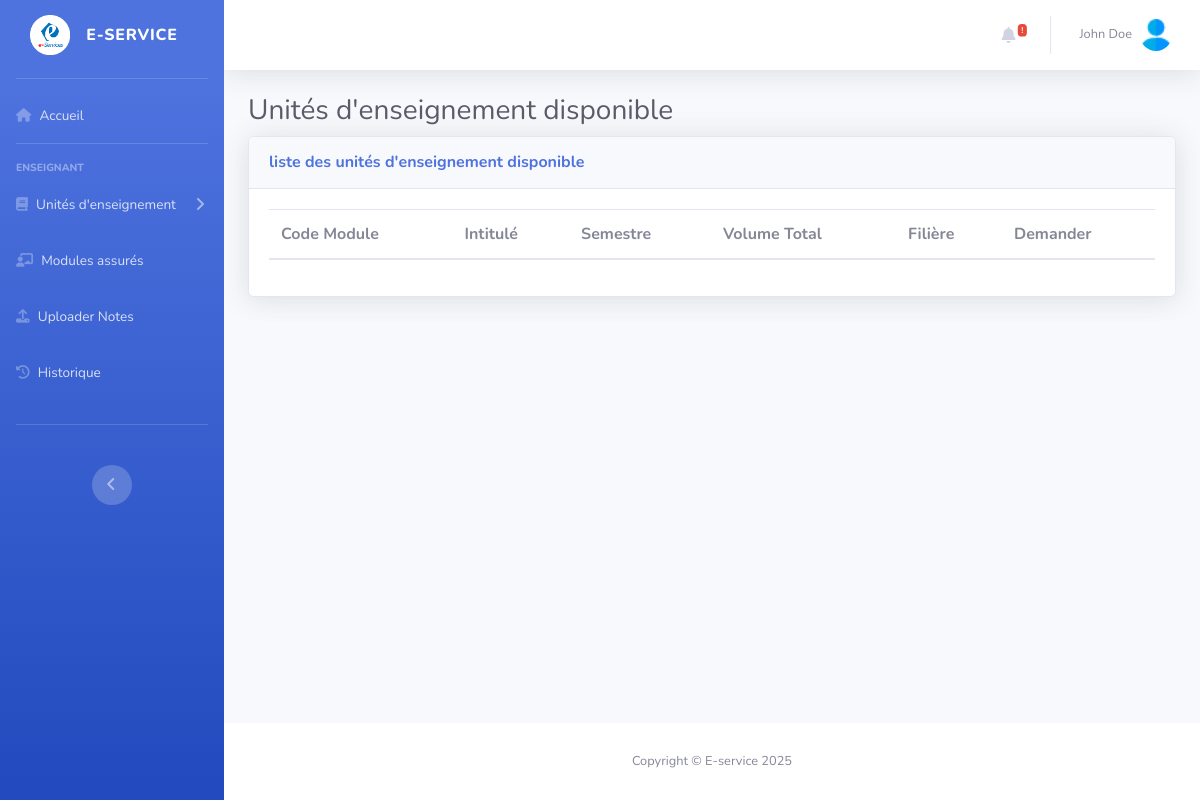
The page /Views/ProfViews/demUe.php (signed in) on the database as committed earlier.
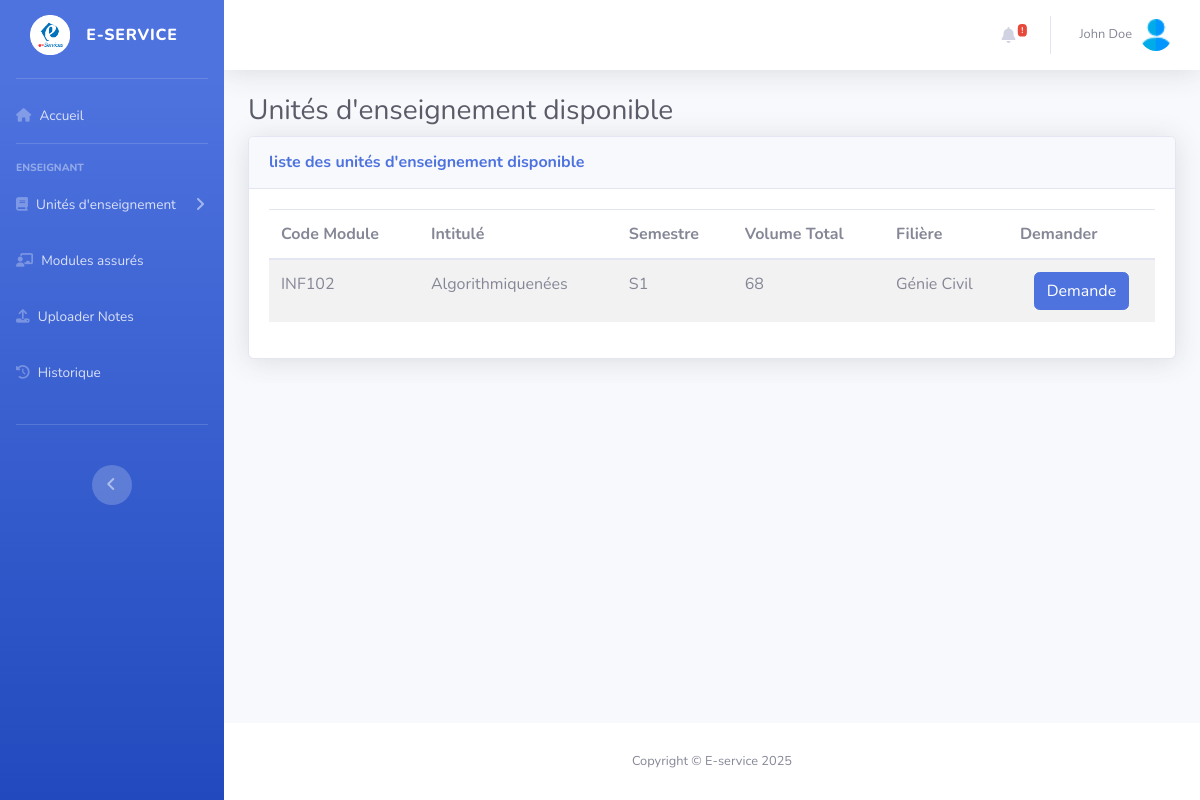
The same page on the database as committed later.
### tables this page shows
CREATE TABLE `units` (
  `id` int(11) NOT NULL,
  `code_module` varchar(10) NOT NULL,
  `intitule` varchar(100) NOT NULL,
  `semestre` varchar(2) NOT NULL,
  `credits` decimal(11,2) NOT NULL,
  `speciality` varchar(50) NOT NULL,
  `departement_id` int(11) NOT NULL,
  `id_filiere` int(11) NOT NULL,
  `statut` tinyint(4) NOT NULL DEFAULT 0,
  `date_creation` datetime NOT NULL DEFAULT current_timestamp()
);

CREATE TABLE `volumehorraire` (
  `id_unit` int(11) NOT NULL,
  `Cours` int(11) NOT NULL,
  `TD` int(11) NOT NULL,
  `TP` int(11) NOT NULL,
  `Autre` int(11) NOT NULL,
  `Evaluation` int(11) NOT NULL,
  `VolumeTotal` int(11) GENERATED ALWAYS AS (`Cours` + `TD` + `TP` + `Autre` + `Evaluation`) STORED
);

CREATE TABLE `filieres` (
  `id` int(11) NOT NULL,
  `label` varchar(100) NOT NULL,
  `acronym` varchar(10) NOT NULL,
  `id_departement` int(11) NOT NULL
);

### Model/database.php (called while the page is built, shortened)
<?php
    function dataBaseConnection(){
        try{
            $pdo=new PDO('mysql:host=localhost;dbname=EserviceDB;port=3306;charset=utf8','root','',array(PDO::ATTR_ERRMODE=>PDO::ERRMODE_EXCEPTION));
        }catch(Exception $e){
            echo $e->getMessage();
        }
        return $pdo;
    }
    function GetFromDb($query,$values,$fetchAll=true){
        try {
            $pdo=dataBaseConnection();
            $stmt=$pdo->prepare($query);
            if (is_array($values)){
                $stmt->execute($values);
            }else{
                $stmt->execute([$values]);
            }
            if($fetchAll){
                $data=$stmt->fetchAll(PDO::FETCH_ASSOC);
            }else{
                $data=$stmt->fetch(PDO::FETCH_ASSOC);
            }
                return $data;
        } catch (Exception $e) {
            error_log("Error : " . $e->getMessage());
            return false;
        }
    }

### Views/ProfViews/demUe.php (the view, shortened to what this page needs)
<?php
    $data=GetFromDb("SELECT * FROM utilisateurs WHERE id=? ;",$_SESSION['id'],false);
    $units=GetFromDb("SELECT * FROM units WHERE departement_id=? AND statut=0 ;",$data['id_departement']);
?>
    <div id="wrapper">
    <?php require_once "../include/navBars/ProfNav.php";?>
    <?php require_once "../include/header.php";?>
        <div id="content-wrapper" class="d-flex flex-column">
            <div id="content">
                <div class="container-fluid">
                    <h1 class="h3 mb-2 text-gray-800">Unités d'enseignement disponible</h1>
                    <div class="card shadow mb-4">
                        <div class="card-header py-3 d-flex justify-content-between align-items-center">
                            <h6 class="m-0 font-weight-bold text-primary">liste des unités d'enseignement disponible</h6>
                        </div>
                        <div class="card-body">
                            <div class="table-responsive">
                    <table class="table table-striped">
                            <thead>
                                <tr>
                                    <th rowspan="2">Code Module</th>
                                    <th rowspan="2">Intitulé</th>
                                    <th rowspan="2">Semestre</th>
                                    <th rowspan="2">Volume Total</th>
                                    <th rowspan="2">Filière</th>
                                    <th rowspan="2">Demander</th>
                                </tr>
                            </thead>
                            <tbody>
                                    <?php foreach($units as $unit){
                                            $filiere = GetFromDb("SELECT * FROM filieres WHERE id=? ;",$unit['id_filiere'],false);
                                            $hours=GetFromDb('SELECT * FROM volumehorraire WHERE id_unit=?;',$unit['id'],false);
                                            $VolumeTotal = $hours['VolumeTotal'] ?? 0;
                                    ?>
                                        <tr>
                                            <td><?php echo $unit['code_module'];?></td>
                                            <td><?php echo $unit['intitule'];?></td>
                                            <td><?php echo $unit['semestre'];?></td>
                                            <td><?php echo $VolumeTotal;?></td>
                                            <td>
                                                <?php echo ($filiere && isset($filiere['label'])) ? $filiere['label'] : ''; ?>
                                            </td>
                                            <td class="text-center">
                                                    <a href="demandeUE.php?id=<?=$unit['id']?>" class="btn btn-primary ">Demande</a>
                                            </td>
                                        </tr>
                                       <?php }?>
                                    </tbody>
                </table>
                            </div>
                        </div>
                    </div>
                </div>
            </div>
        </div>
    </div>
    <?php require_once "../include/footer.php";?>
<?php
    include_once "../dashboards.php";
?>

Rows that differ between the two databases and show on the page:
now on this page (row edited): units: code_module "INF102", intitule "Algorithmiquenées", semestre "S1", volumehorraire.VolumeTotal "68", id_filiere.label "Génie Civil"
